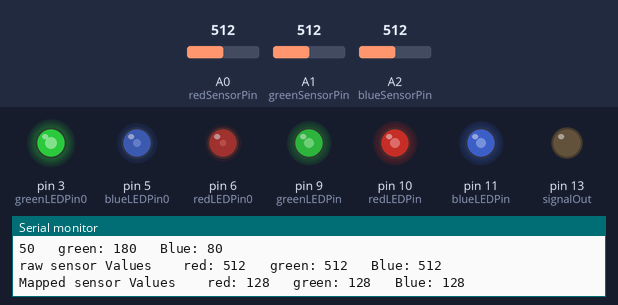
Bench run of a sketch on a simulated Arduino Uno, built with avr-gcc and run on an emulated ATmega328P. On the bench: output pins drawn as LEDs (lit = HIGH), the last lines printed to the serial monitor. The test bench sets the inputs (shaded band); at power-on: A0 (redSensorPin) = 512, A1 (greenSensorPin) = 512, A2 (blueSensorPin) = 512.

Above: at 1.2 s.
1.3 s: A0 (redSensorPin) set to 408
At 1.9 s:
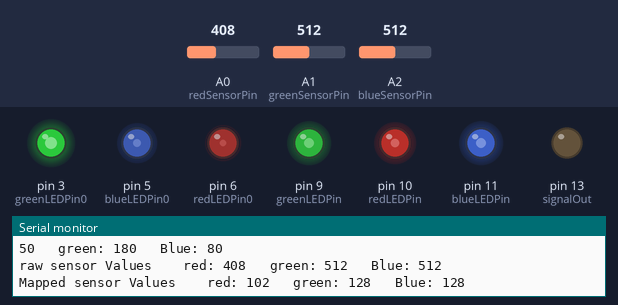
4.3 s: A0 (redSensorPin) set to 389
At 5.0 s:
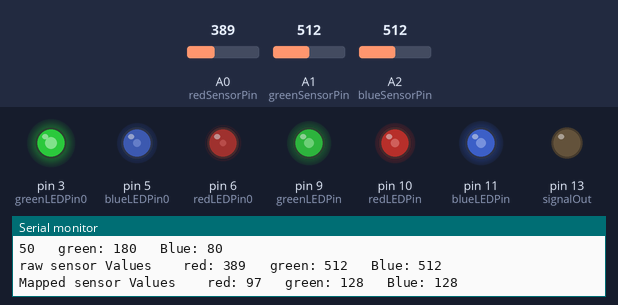
7.3 s: A1 (greenSensorPin) set to 415
At 8.2 s:
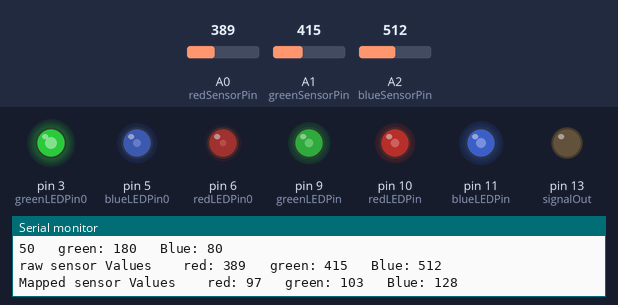
10.3 s: A1 (greenSensorPin) set to 390
At 11.7 s:
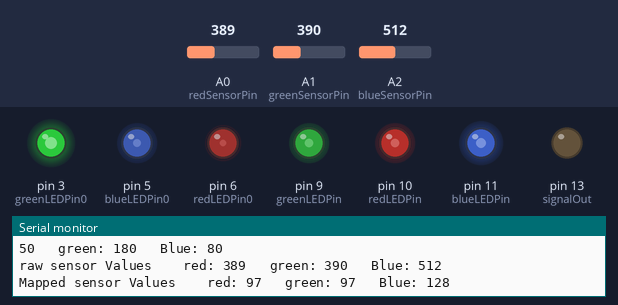
13.3 s: A2 (blueSensorPin) set to 414
At 14.1 s:
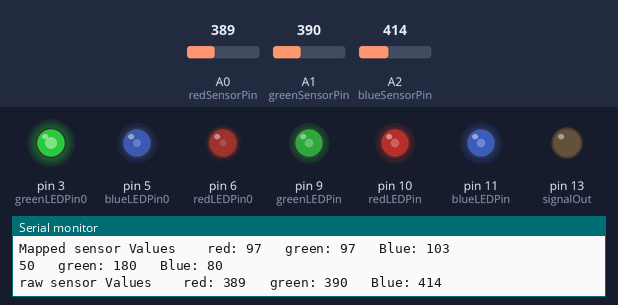
16.3 s: A2 (blueSensorPin) set to 385
At 17.9 s:
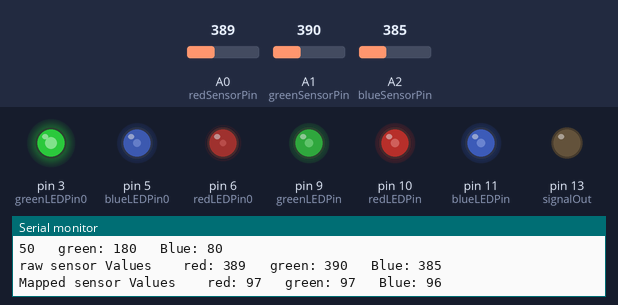
Timing chart, 0 to 19.4 s (numbered marks = the images above; inputs shaded):
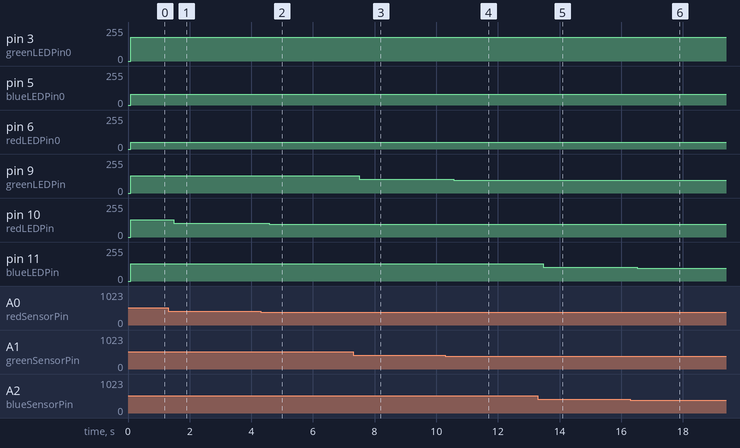

Measured:
- after the input at 1.3 s, pin 10 (redLEDPin): 128/255 → 102/255 after 0.19 s
- after the input at 4.3 s, pin 10 (redLEDPin): 102/255 → 97/255 after 0.28 s
- after the input at 7.3 s, pin 9 (greenLEDPin): 128/255 → 103/255 after 0.20 s
- after the input at 10.3 s, pin 9 (greenLEDPin): 103/255 → 97/255 after 0.27 s
- after the input at 13.3 s, pin 11 (blueLEDPin): 128/255 → 103/255 after 0.17 s
- after the input at 16.3 s, pin 11 (blueLEDPin): 103/255 → 96/255 after 0.21 s

The sketch:

p04_ColorMixingLamp.ino
```cpp
/*
调色在误差范围内正确后，高电平信号输出给13号口
 */

#define DEBUG 1
const int greenLEDPin = 9;
const int redLEDPin = 10;
const int blueLEDPin = 11;
const int greenLEDPin0 = 3;
const int redLEDPin0 = 6;
const int blueLEDPin0 = 5;
const int signalOut=13;

const int redSensorPin = A0;
const int greenSensorPin = A1;
const int blueSensorPin = A2;
/*各个颜色正确值*/
const int redRightValue = 50;
const int greenRightValue = 180;
const int blueRightValue = 80;
const int misRange = 40;//误差范围


int redActualValue = 0; // value to write to the red LED
int greenActualValue = 0; // value to write to the green LED
int blueActualValue = 0; // value to write to the blue LED

int redSensorValue = 0; // variable to hold the value from the red sensor
int greenSensorValue = 0; // variable to hold the value from the green sensor
int blueSensorValue = 0; // variable to hold the value from the blue sensor

void setup() {
  // initialize serial communications at 9600 bps:
#if DEBUG
  Serial.begin(9600);
#endif
  // set the digital pins as outputs
  pinMode(greenLEDPin,OUTPUT);
  pinMode(redLEDPin,OUTPUT);
  pinMode(blueLEDPin,OUTPUT);
  pinMode(greenLEDPin0,OUTPUT);
  pinMode(redLEDPin0,OUTPUT);
  pinMode(blueLEDPin0,OUTPUT);
  pinMode(signalOut,OUTPUT);
}

void loop() {

  digitalWrite(signalOut, LOW);
  redSensorValue = analogRead(redSensorPin);
  delay(5);
  greenSensorValue = analogRead(greenSensorPin);
  delay(5);
  blueSensorValue = analogRead(blueSensorPin);
#if DEBUG
  Serial.print("raw sensor Values \t red: ");
  Serial.print(redSensorValue);
  Serial.print("\t green: ");
  Serial.print(greenSensorValue);
  Serial.print("\t Blue: ");
  Serial.println(blueSensorValue);
#endif
  redActualValue = redSensorValue/4;
  greenActualValue = greenSensorValue/4;
  blueActualValue = blueSensorValue/4;
#if DEBUG
  Serial.print("Mapped sensor Values \t red: ");
  Serial.print(redActualValue);
  Serial.print("\t green: ");
  Serial.print(greenActualValue);
  Serial.print("\t Blue: ");
  Serial.println(blueActualValue);

  //  delay(2000);
  Serial.print(redRightValue);
  Serial.print("\t green: ");
  Serial.print(greenRightValue);
  Serial.print("\t Blue: ");
  Serial.println(blueRightValue);
  //delay(2000);
#endif
  analogWrite(redLEDPin0, redRightValue);
  analogWrite(greenLEDPin0, greenRightValue);
  analogWrite(blueLEDPin0, blueRightValue);

  analogWrite(redLEDPin, redActualValue);
  analogWrite(greenLEDPin, greenActualValue);
  analogWrite(blueLEDPin, blueActualValue);
  if((redActualValue<(redRightValue+misRange))&&
    (redActualValue>(redRightValue-misRange))&&
    (greenActualValue<(greenRightValue+misRange))&&
    (greenActualValue>(greenRightValue-misRange))&&
    (blueActualValue<(blueRightValue+misRange))&&(blueActualValue>(blueRightValue-misRange))){

    digitalWrite(signalOut, HIGH);
    rightEffect();
  }


}

void rightEffect(){

  for(int i=0;i<3;i++){
    analogWrite(redLEDPin, redRightValue);
    analogWrite(greenLEDPin, greenRightValue);
    analogWrite(blueLEDPin, blueRightValue);
    delay(500);
    analogWrite(redLEDPin, 0);
    analogWrite(greenLEDPin, 0);
    analogWrite(blueLEDPin, 0);
    delay(500);

  }
  while(1){

    analogWrite(redLEDPin, redRightValue);
    analogWrite(greenLEDPin, greenRightValue);
    analogWrite(blueLEDPin, blueRightValue);

#if DEBUG
    Serial.print("Mapped sensor Values \t red: ");
    Serial.print(redRightValue);
    Serial.print("\t green: ");
    Serial.print(greenRightValue);
    Serial.print("\t Blue: ");
    Serial.println(blueRightValue);
#endif
  }

}
```
